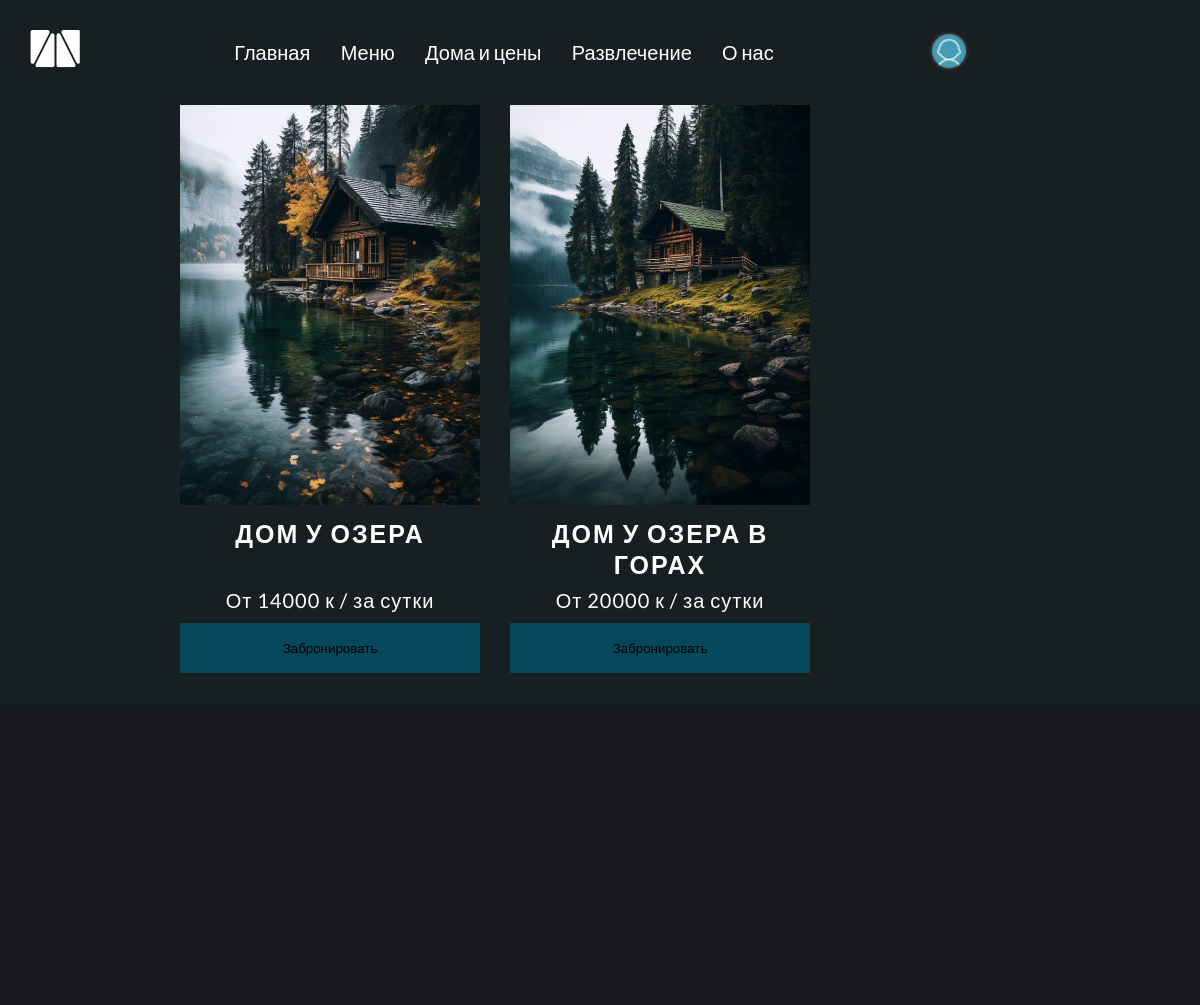
/services/, run on an earlier commit of the app's database.
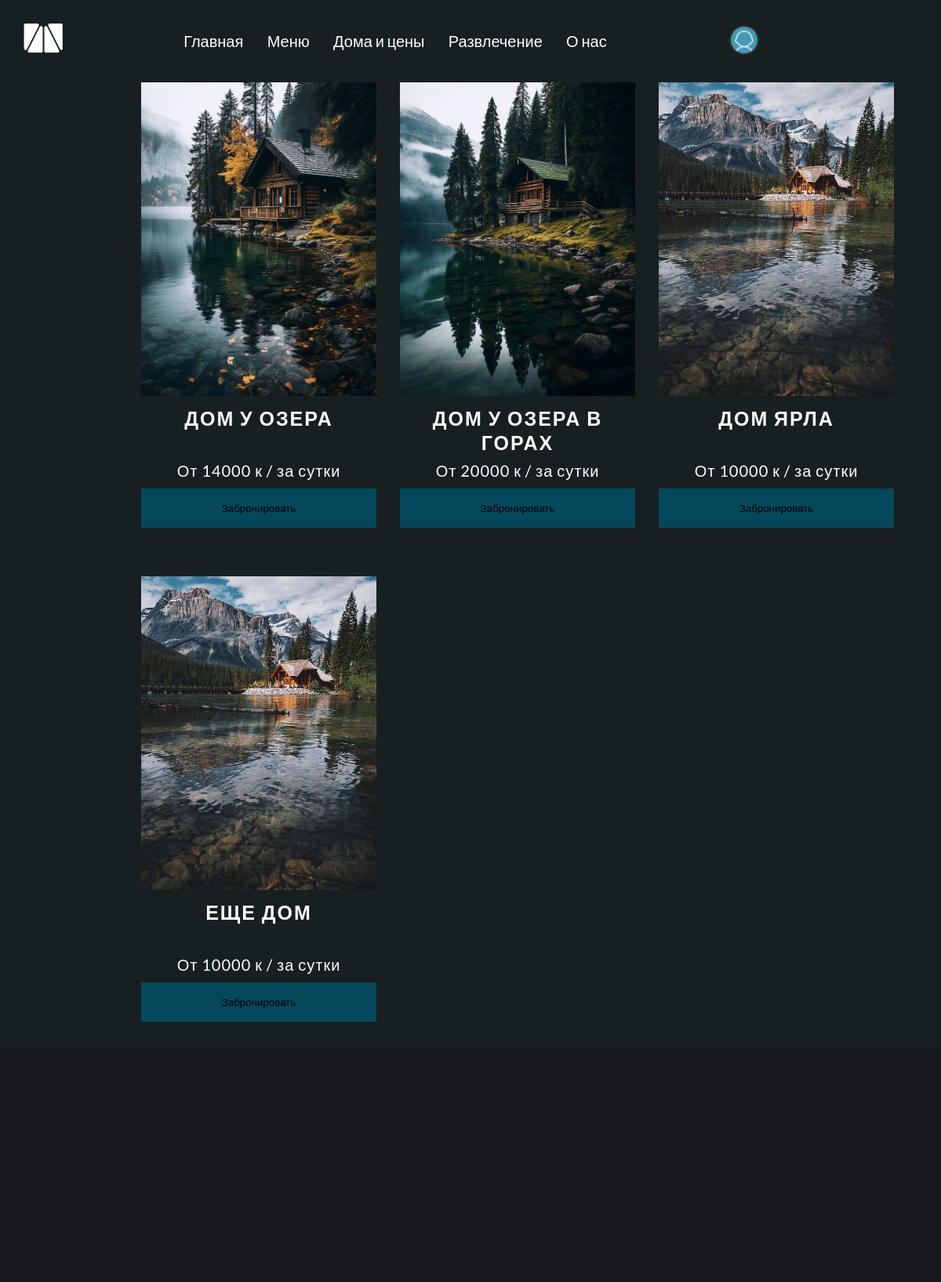
And on a later commit of the database.
### mainapp/models.py (models this page shows, shortened)
class Services(models.Model):
    title = models.CharField(max_length=50)
    description = models.TextField(blank=False, null=False)
    feature_image = models.ImageField(upload_to='services/%Y/%m/%d', default='default-services.jpg')
    tags = models.ManyToManyField('Tag', blank=True)
    total = models.IntegerField(default=0, blank=True, null=True)
    price = models.IntegerField(default=10000, blank=False, null=False)
    create = models.DateTimeField(auto_now_add=True)

### mainapp/views.py (the view)
# urls.py: path('services/', views.service, name='service'),
def service(request):
    services = Services.objects.all()
    context = {'services': services}
    return render(request, 'mainapp/services-page.html', context)

### mainapp/templates/mainapp/services-page.html (shortened to what this page needs)
{% extends 'mainapp/base.html' %}
{% load static %}
{% block content %}
<main>
    {% include 'includes/services.html' %}
</main>
{% endblock %}

### mainapp/templates/mainapp/base.html (shortened to what this page needs)
{% load static %}
<!DOCTYPE html>
<html lang="ru">
<head>
    <link rel="stylesheet" href="https://cdn.jsdelivr.net/npm/swiper@11/swiper-bundle.min.css"/>
    <link rel="stylesheet" href="{% static 'css/base.css' %}">
</head>
<body>
   {% include 'includes/navbar.html' %}
   {% block content %}{% endblock %}
   {% block footer %}
   {% include 'includes/footer.html' %}
   {% endblock footer %}
</body>
</html>

### mainapp/templates/includes/navbar.html (shortened to what this page needs)
{% load static %}
<header>
  <nav class="navigation">
    <a href="{% url 'home' %}">
    </a>
    <ul>
      <li><a href="{% url 'home' %}">Главная</a></li>
      <li><a href="{% url 'menu' %}">Меню</a></li>
      <li><a href="{% url 'service' %}">Дома и цены</a></li>
      <li><a href="{% url 'entertainment' %}">Развлечение</a></li>
      <li><a href="{% url 'about' %}">О нас</a></li>
    </ul>
    {% if request.user.is_authenticated %}
      {% if user.profile.profile_image.url %}
          <img class="user" src="{{ user.profile.profile_image.url }}" alt="Пользователь">
      {% else %}
          <img class="user" src="{% static 'mainapp/user.png' %}" alt="Пользователь">
      {% endif %}
    <div class="modal_user" style="display: none">
      <a href="{% url 'profile' %}"><div class="settings_user"></div></a>
      {% if user.profile.profile_image.url %}
          <img class="user-img-modal" src="{{ user.profile.profile_image.url }}" alt="Пользователь">
      {% else %}
          <img src="{% static 'mainapp/user.png' %}" alt="Пользователь">
      {% endif %}
      <h4>{{ user.username }}</h4>
      <form class="logout" method="post" action="{% url 'logout' %}">
        {% csrf_token %}
        <button class="btn_submit">Выйти</button>
      </form>
    </div>
    {% else %}
    <a href="{% url 'login' %}">
      <img class="user" src="{% static 'mainapp/user.png' %}" alt="Войти" />
    </a>
    {% endif %}
  </nav>
</header>

### mainapp/templates/includes/services.html
<section>
    <div class="wrapper--section-services">
      {% for service in services %}
      <div class="services_card">
        <img src="{{ service.feature_image.url }}" alt="турбаза" />
        <div class="card_title">
          <h3>{{ service.title }}</h3>
          <p>От {{ service.price }} к / за сутки</p>
          <button class="btn_buy">Забронировать</button>
        </div>
      </div>
      {% endfor %}
    </div>
</section>

### mainapp/templates/includes/footer.html
<footer>
</footer>

### mainapp/static/css/base.css (style rules this page uses)
* { margin: 0 auto; padding: 0; box-sizing: border-box; max-width: 2000px; font-family: var(--lato); font-style: normal; text-decoration: none; list-style: none; background-repeat: no-repeat; }
body { background: var(--green); }
a { margin: 0; color: var(--white); }
button { border: none; }
.btn_buy { width: 300px; height: 50px; background: #05485b; margin: 10px 0 10px 0; }
:root { --black: #17181d; --white: #fff; --green: #171f21; --blue: #05485b; --olive: #808040; --form_color: #bed2d8; --input_color: rgb(171, 171, 71); --input_warning: rgba(139, 189, 136, 0.702); --btn_positive: #4e6064; --vikings: "Noto Sans Runic", sans-serif; --lato: "Lato", sans-serif; --tr_button: all 1s; }
header { padding: 30px; position: sticky; background: #171f21; }
.navigation { display: flex; }
.navigation ul { display: flex; justify-content: space-evenly; align-items: center; width: 50%; max-width: 60%; }
.navigation li { color: var(--white); font-size: 20px; cursor: pointer; }
.user { width: 42px; height: auto; cursor: pointer; margin: 0; margin-right: 200px; border-radius: 56px }
.wrapper--section-services { display: grid; grid-template-columns: repeat(3, 1fr); grid-column-gap: 30px; grid-row-gap: 30px; width: 70%; margin: auto; }
.services_card { margin: 0 0 200px 0; }
.services_card, .services_card img { width: 300px; height: 400px; cursor: pointer; }
.card_title { color: var(--white); margin: 10px auto; height: 300px; text-align: center; }
.card_title h3 { font-size: 25px; text-transform: uppercase; margin-bottom: 20px; letter-spacing: 2px; height: 50px; }
.card_title p { font-size: 20px; letter-spacing: 1px; }
footer { background-color: var(--black); width: 100%; height: 300px; }

What changed in the data, as far as the page shows it:
added Services: feature_image (picture), title "ДОМ ЯРЛА", price "10000"
added Services: feature_image (picture), title "ЕЩЕ ДОМ", price "10000"
